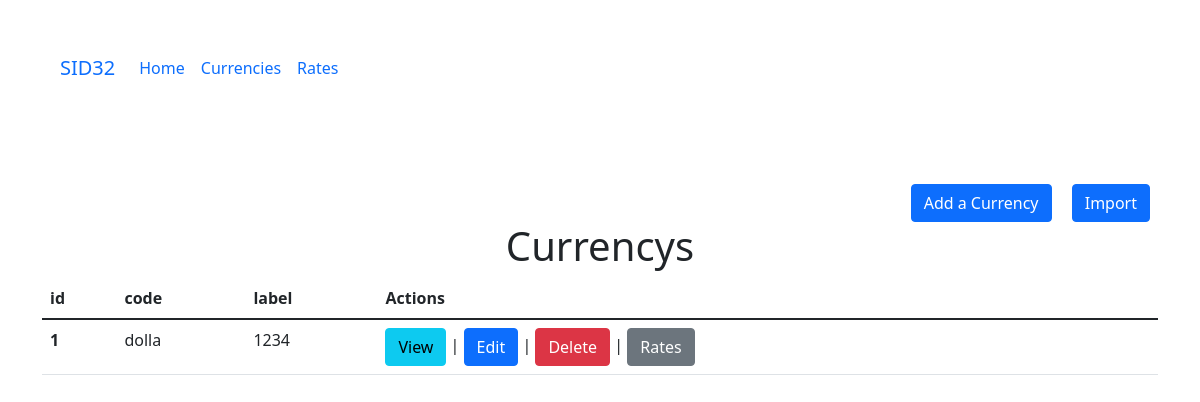
Screenshot of /currency/ with the database file from the repository.
### tx/models.py (models this page shows, shortened)
class Currency(models.Model):
    code = models.CharField(max_length=5, unique=True)
    label = models.CharField(max_length=255)
    class Meta:
        ordering = ['-code']

### tx/views.py (the view)
# urls.py: path('currency/', views.CurrencyList.as_view(), name='currency_list'),
class CurrencyList(ListView):
    model = Currency
    template_name = 'currency_list.html'

### tx/templates/currency_list.html (shortened to what this page needs)
{% extends "base.html" %}
{% block content %}
<div class="text-end pt-5"> <a href="/currency/add" class="btn btn-primary mx-2">Add a Currency</a> <a href="/import/currency" class="btn btn-primary mx-2">Import</a></div>
<h1 class="text-center">Currencys</h1>
{% if currency_list %}
<table class="table">
    <thead>
      <tr>
        <th scope="col">id</th>
        <th scope="col">code</th>
        <th scope="col">label</th>
        <th scope="col">Actions</th>
      </tr>
    </thead>
    <tbody>
        {% for w in currency_list %}
      <tr>
        <th scope="row">{{ w.id }}</th>
        <td>{{ w.code }}</td>
        <td>{{ w.label }}</td>
        <td>
          <a href="/currency/{{ w.id }}" class="btn btn-info">View</a> | <a href="/currency/update/{{ w.id }}" class="btn btn-primary">Edit</a> | <a href="/currency/delete/{{ w.id }}" class="btn btn-danger">Delete</a>
          | <a href="/rate/currency/{{ w.code }}/" class="btn btn-secondary">Rates</a>
        </td>
      </tr>
      {% endfor %}
    </tbody>
  </table>
{% else %}
  <p>There are no currency in the database.</p>
{% endif %}
{% endblock %}

### rows the page displays
Currency: id "1", code "dolla", label "1234"
